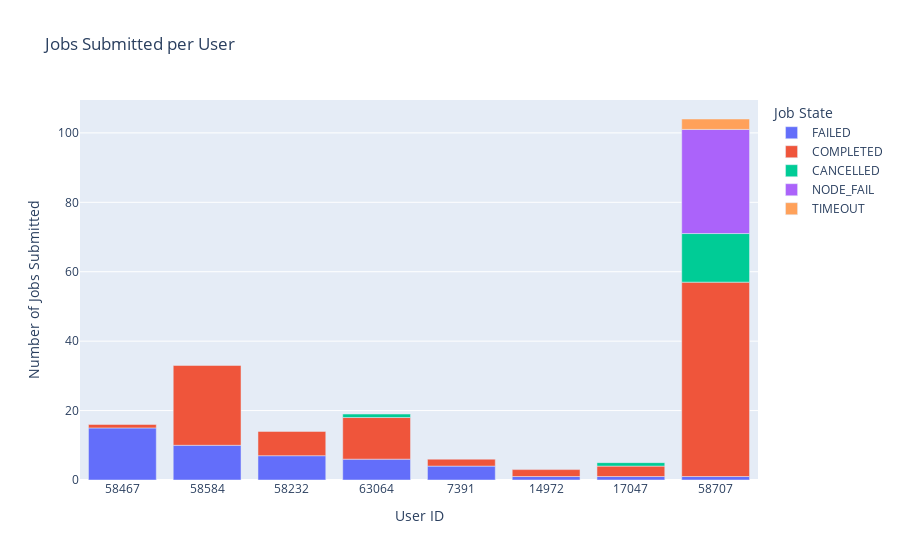

The code cell stored with this chart in its notebook:
### Code cell
#Task 5

uid_job_counts = {}

for uid in data['UID']:
    if uid in uid_job_counts:
        uid_job_counts[uid] += 1
    else:
        uid_job_counts[uid] = 1

data['NormalizedState'] = data['State'].str.split().str[0]

states = []
for state in data['NormalizedState']:
    if pd.notna(state) and state not in states:
        states.append(state)

grouped = data.value_counts(['UID', 'NormalizedState']).reset_index(name="Count")

#This makes the x axis categorical instead of continuous, which makes it readable
#Without this line, bars are too skinny to see
grouped['UID'] = grouped['UID'].astype(str)

bar = px.bar(grouped, x='UID', y='Count', color='NormalizedState',
            title='Jobs Submitted per User',
            labels={'Count': 'Number of Jobs Submitted', 'UID': 'User ID', 'NormalizedState': 'Job State'},
            category_orders={'NormalizedState': states})
bar.show()

bar.write_html("../Plots/Jobs_Submitted_per_User.html")
bar.write_image("../Plots/Jobs_Submitted_per_User.png")

### Figure 1 — Plotly figure (JSON) as saved in the notebook; plotly's stock layout.template omitted (floating-point values rounded to 4 significant figures)
{"data": [{"hovertemplate": "Job State=FAILED<br>User ID=%{x}<br>Number of Jobs Submitted=%{y}<extra></extra>", "legendgroup": "FAILED", "marker": {"color": "#636efa", "pattern": {"shape": ""}}, "name": "FAILED", "orientation": "v", "showlegend": true, "textposition": "auto", "type": "bar", "x": ["58467", "58584", "58232", "63064", "7391", "14972", "17047", "58707"], "xaxis": "x", "y": [15, 10, 7, 6, 4, 1, 1, 1], "yaxis": "y"}, {"hovertemplate": "Job State=COMPLETED<br>User ID=%{x}<br>Number of Jobs Submitted=%{y}<extra></extra>", "legendgroup": "COMPLETED", "marker": {"color": "#EF553B", "pattern": {"shape": ""}}, "name": "COMPLETED", "orientation": "v", "showlegend": true, "textposition": "auto", "type": "bar", "x": ["58707", "58584", "63064", "58232", "17047", "14972", "7391", "58467"], "xaxis": "x", "y": [56, 23, 12, 7, 3, 2, 2, 1], "yaxis": "y"}, {"hovertemplate": "Job State=CANCELLED<br>User ID=%{x}<br>Number of Jobs Submitted=%{y}<extra></extra>", "legendgroup": "CANCELLED", "marker": {"color": "#00cc96", "pattern": {"shape": ""}}, "name": "CANCELLED", "orientation": "v", "showlegend": true, "textposition": "auto", "type": "bar", "x": ["58707", "17047", "63064"], "xaxis": "x", "y": [14, 1, 1], "yaxis": "y"}, {"hovertemplate": "Job State=NODE_FAIL<br>User ID=%{x}<br>Number of Jobs Submitted=%{y}<extra></extra>", "legendgroup": "NODE_FAIL", "marker": {"color": "#ab63fa", "pattern": {"shape": ""}}, "name": "NODE_FAIL", "orientation": "v", "showlegend": true, "textposition": "auto", "type": "bar", "x": ["58707"], "xaxis": "x", "y": [30], "yaxis": "y"}, {"hovertemplate": "Job State=TIMEOUT<br>User ID=%{x}<br>Number of Jobs Submitted=%{y}<extra></extra>", "legendgroup": "TIMEOUT", "marker": {"color": "#FFA15A", "pattern": {"shape": ""}}, "name": "TIMEOUT", "orientation": "v", "showlegend": true, "textposition": "auto", "type": "bar", "x": ["58707"], "xaxis": "x", "y": [3], "yaxis": "y"}], "layout": {"barmode": "relative", "legend": {"title": {"text": "Job State"}, "tracegroupgap": 0}, "title": {"text": "Jobs Submitted per User"}, "xaxis": {"anchor": "y", "domain": [0, 1], "title": {"text": "User ID"}}, "yaxis": {"anchor": "x", "domain": [0, 1], "title": {"text": "Number of Jobs Submitted"}}}}
